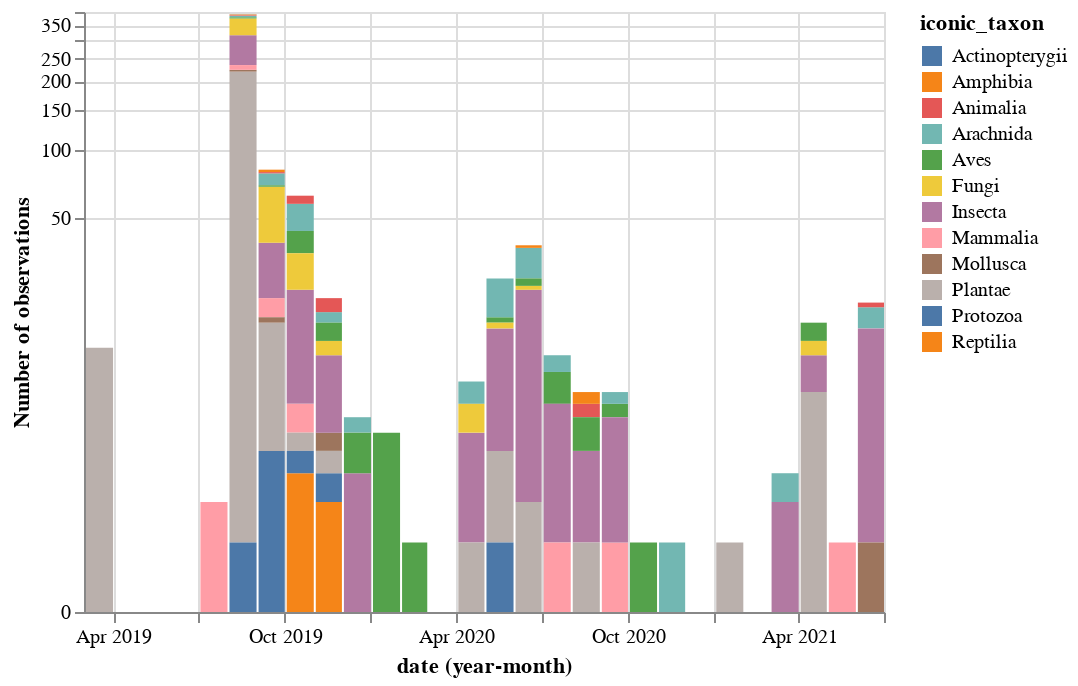

The code cell stored with this chart in its notebook:
### Markdown cell above
To get a bit more information, let's break down the observations by category (iconic taxon):

### Code cell
alt.Chart(source).mark_bar().encode(
    x='yearmonth(date):T',
    y=alt.Y(
        'count()',
        scale=alt.Scale(type='symlog'),
        axis=alt.Axis(title='Number of observations'),
    ),
    color='iconic_taxon',
)

### Figure 1 — Vega-Lite specification as saved in the notebook (floating-point values rounded to 4 significant figures; data arrays with more than 128 entries replaced by an {"elided": "..."} marker saying what was removed)
{"config": {"view": {"continuousWidth": 400, "continuousHeight": 300}}, "data": {"name": "data-7987bbfc9f410108bd0929497c142218"}, "mark": "bar", "encoding": {"color": {"type": "nominal", "field": "iconic_taxon"}, "x": {"type": "temporal", "field": "date", "timeUnit": "yearmonth"}, "y": {"type": "quantitative", "aggregate": "count", "axis": {"title": "Number of observations"}, "scale": {"type": "symlog"}}}, "$schema": "https://vega.github.io/schema/vega-lite/v4.8.1.json", "datasets": {"data-7987bbfc9f410108bd0929497c142218": {"elided": "732 records"}}}
